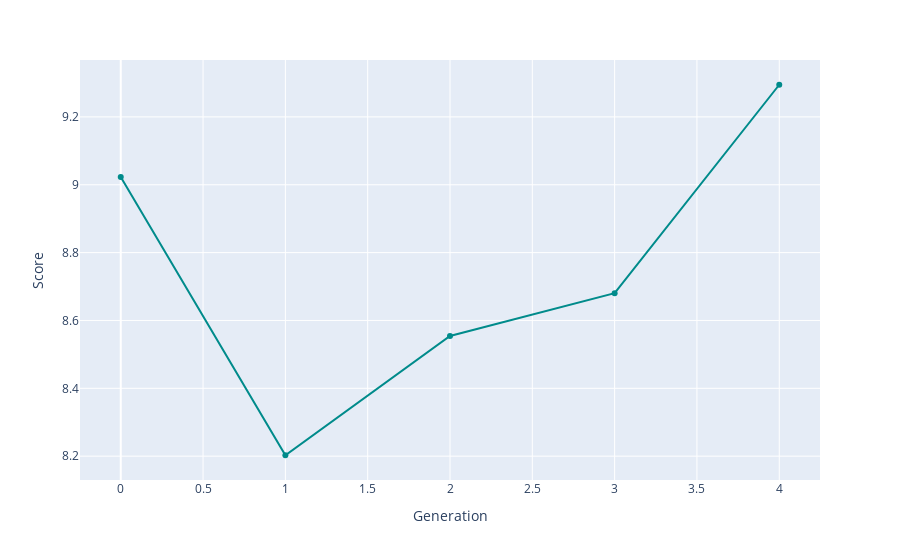

The cell this chart's notebook holds for it:
### Code cell
bestRankDF = pd.DataFrame(bestRank, columns=['Score', 'Schedule'])
bestRank
bestRankDF['Generation'] = bestRankDF.index.values
fig = px.line(bestRankDF, x='Generation', y='Score',
              hover_data=['Schedule'], markers=True)
fig.update_traces(line_color='DarkCyan')
fig.show()
fileName = f'p{popSize}g{generations}n{nSwaps}.html'
fig.write_html(f'charts/{fileName}', include_plotlyjs="cdn")

### Figure 1 — Plotly figure (JSON) as saved in the notebook; plotly's stock layout.template omitted (floating-point values rounded to 4 significant figures; data arrays with more than 128 entries replaced by an {"elided": "..."} marker saying what was removed)
{"data": [{"customdata": {"elided": "5x1x48 int values"}, "hovertemplate": "Generation=%{x}<br>Score=%{y}<br>Schedule=%{customdata[0]}<extra></extra>", "legendgroup": "", "line": {"color": "DarkCyan", "dash": "solid"}, "marker": {"symbol": "circle"}, "mode": "markers+lines", "name": "", "orientation": "v", "showlegend": false, "type": "scatter", "x": [0, 1, 2, 3, 4], "xaxis": "x", "y": [9.023, 8.203, 8.554, 8.68, 9.295], "yaxis": "y"}], "layout": {"legend": {"tracegroupgap": 0}, "margin": {"t": 60}, "xaxis": {"anchor": "y", "domain": [0, 1], "title": {"text": "Generation"}}, "yaxis": {"anchor": "x", "domain": [0, 1], "title": {"text": "Score"}}}}
